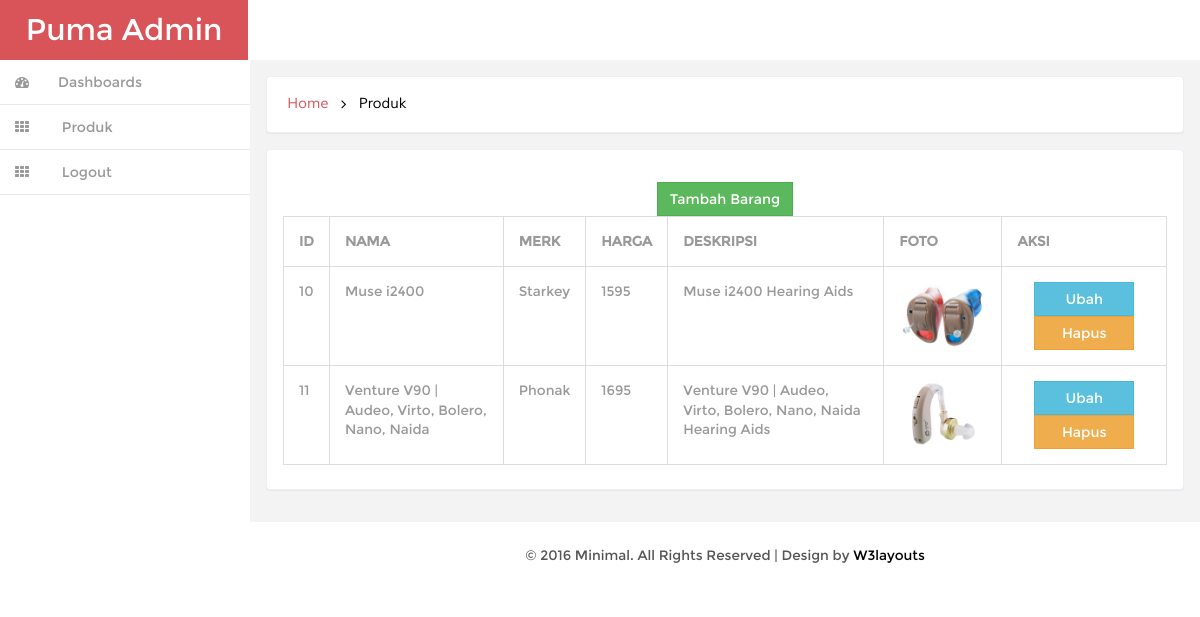
The page /index.php/dm_admin/layout on the database its author committed.
### tables this page shows
CREATE TABLE `barang` (
  `id_barang` int(7) NOT NULL,
  `nama_barang` varchar(255) NOT NULL,
  `merk_barang` varchar(255) NOT NULL,
  `harga_barang` int(10) NOT NULL,
  `jumlah_barang` int(5) NOT NULL,
  `deskripsi_barang` text NOT NULL,
  `image` varchar(255) NOT NULL
);

### application/controllers/dm_admin.php (called while the page is built, shortened)
<?php
class dm_admin extends CI_Controller {
    function __construct(){
		$this->load->model('m_barang');
	}
	public function layout(){
		$data = $this->m_barang->ambil_data();
		$this->load->view('admin/v_admin_layout', array('data' => $data));
	}
}

### index.php (called while the page is built, shortened)
<?php
require_once BASEPATH.'core/CodeIgniter.php';

### application/models/m_barang.php (called while the page is built, shortened)
<?php
class m_barang extends CI_Model{
	function ambil_data(){
		$data=$this->db->query('select * from barang');
	   return $data->result_array();
    }
}

### application/views/admin/v_admin_layout.php (the view, shortened to what this page needs)
 <!DOCTYPE HTML>
 <html>
 <head>
 <link href="<?php echo base_url('assets/css/admin_bootstrap.css');?>" rel='stylesheet' type='text/css' />
 <link href="<?php echo base_url('assets/css/admin_style.css');?>" rel='stylesheet' type='text/css' />
 <link href="<?php echo base_url('assets/css/admin_font-awesome.css');?>" rel="stylesheet">
 <link href="<?php echo base_url('assets/css/admin_custom.css');?>" rel="stylesheet">
 </head>
 <body>
 <div id="wrapper">
         <nav class="navbar-default navbar-static-top" role="navigation">
              <div class="navbar-header">
                <h1> <a class="navbar-brand" href="<?php echo base_url('index.php/dm_admin/index');?>">Puma Admin</a></h1>
 			   </div>
 			 <div class=" border-bottom">
 			<div class="clearfix">
      </div>
 		    <div class="navbar-default sidebar" role="navigation">
                 <div class="sidebar-nav navbar-collapse">
                 <ul class="nav" id="side-menu">
                     <li>
                         <a href="<?php echo base_url('index.php/dm_admin/index');?>" class=" hvr-bounce-to-right"><i class="fa fa-dashboard nav_icon "></i><span class="nav-label">Dashboards</span> </a>
                     </li>
                     <li>
                         <a href="<?php echo base_url('index.php/dm_admin/layout');?>" class=" hvr-bounce-to-right"><i class="fa fa-th nav_icon"></i> <span class="nav-label">Produk</span> </a>
                     </li>
                     <li>
                         <a href="<?php echo base_url('Autentifikasi/Logout');?>" class=" hvr-bounce-to-right"><i class="fa fa-th nav_icon"></i> <span class="nav-label">Logout</span> </a>
                     </li>
                 </ul>
             </div>
 			</div>
         </nav>
 		 <div id="page-wrapper" class="gray-bg dashbard-1">
        <div class="content-main">
		    <div class="banner">
		    	<h2>
				<a href="<?php echo base_url('index.php/dm_admin/index');?>">Home</a>
				<i class="fa fa-angle-right"></i>
				<span>Produk</span>
				</h2>
		    </div>
 	<div class="grid-system">
 		<div class="horz-grid">
 		<div class="grid-hor">
	<div class="konten" style="text-align: center;">
		<div class="tombol">
			<a class="btn btn-success" href="#" data-toggle="modal" data-target="#myModal">Tambah Barang</a>
		</div>
	</div>
			<table class="table table-bordered ">
				<tr>
					<th>ID</th>
					<th>NAMA</th>
					<th>MERK</th>
					<th>HARGA</th>
					<th>DESKRIPSI</th>
					<th>FOTO</th>
					<th>AKSI</th>
				</tr>
				<?php $i=0; $j=0;
				foreach($data as $x){
				?>
				<tr>
					<td style="text-align: left;" id=i><?php echo $x['id_barang']; ?></td>
					<td style="text-align: left;"><?php echo $x['nama_barang']; ?></td>
					<td style="text-align: left;"><?php echo $x['merk_barang']; ?></td>
					<td style="text-align: left;"><?php echo $x['harga_barang']; ?></td>
					<td style="text-align: left;"><?php echo $x['deskripsi_barang']; ?></td>
					<td style="text-align: left; max-width: 220px;"><img style="max-width: 100%; height: auto" src="<?php echo base_url().$x['image']; ?>"></td>
					<td align="center">
						<a
    					href="javascript:;"
    					data-nama_barang="<?php echo $x['nama_barang'] ?>"
    					data-merk_barang="<?php echo $x['merk_barang'] ?>"
    					data-harga_barang="<?php echo $x['harga_barang'] ?>"
							data-deskripsi_barang="<?php echo $x['deskripsi_barang'] ?>"
							data-image="<?php $x['image']; ?>"
    					data-toggle="modal" data-target="#modalEdit">
    					<button style="width:100px" data-toggle="modal" data-target="#edit-data" class="btn btn-info">Ubah</button>
						</a>
						<a href="<?php base_url() ?>hapus/<?php echo $x['id_barang'] ?>">
							<button style="width:100px" class="btn btn-warning">Hapus</button>
						</a>
					</td>
				</tr>
</div>
				<?php
				}
				?>
</div>
</div>
	</div>
	<div class="copy">
    	<p> &copy; 2016 Minimal. All Rights Reserved | Design by <a href="http://w3layouts.com/" target="_blank">W3layouts</a> </p>	</div>
	</div>
</body>
</html>

### assets/css/admin_style.css (style rules this page uses)
h4, h5, h6, h1, h2, h3 { margin: 0; }
ul, ol { margin: 0;padding: 0; }
p { margin: 0; }
html, body { font-family:'Montserrat-Regular'; font-size: 100%; background:#F3F3F4; overflow-x: hidden; }
body a { transition:0.5s all; -webkit-transition:0.5s all; -moz-transition:0.5s all; -o-transition:0.5s all; -ms-transition:0.5s all; }
div#wrapper { background-color: #fff; }
.navbar-default.sidebar { background-color: #fff; }
h1 a.navbar-brand { color: #fff !important; font-size: 30px; font-weight: 500; padding: 20px 0px; background: #d95459; text-align: center; width:248px; height: 60px; }
i.nav_icon { color: #fff; margin-right:6px; }
.sidebar ul li a { color: #999; font-size:14px; }
.hvr-bounce-to-right { display: inline-block; vertical-align: middle; -webkit-transform: translateZ(0); transform: translateZ(0); box-shadow: 0 0 1px rgba(0, 0, 0, 0); -webkit-backface-visibility: hidden; backface-visibility: hidden; -moz-osx-font-smoothing: grayscale; position: relative; -webkit-transition-property: color; transition-property: color; -webkit-transition-duration: 0.5s; transition-duration: 0.5s; }
.hvr-bounce-to-right:before { content: ""; position: absolute; z-index: -1; top: 0; left: 0; right: 80%; bottom: 0; background:#7f8c8d; -webkit-transform: scaleX(0); transform: scaleX(0); -webkit-transform-origin: 0 50%; transform-origin: 0 50%; -webkit-transition-property: transform; transition-property: transform; -webkit-transition-duration: 0.5s; transition-duration: 0.5s; -webkit-transition-timing-function: ease-out; transition-timing-function: ease-out; }
.nav > li > a { color: #999; font-weight:500; padding: 0px 20px 0px 0px; font-size: 0.85em; border-bottom: 1px solid #E9E9E9; }
.nav > li > a i { margin-right: 14px; }
i.nav_icon { color: #999; padding: 15px; width: 44px; height: 44px; }
@media (min-width: 768px) { #page-wrapper { position: inherit; margin: 0 0 0 240px; min-height: 1000px; } }
.content-main { background-color: #F3F3F4; padding-top: 1em; }
.border-bottom { background-color: #fff; }
.banner { background: #fff; display: block; margin: 0em 1em ; padding:1em; border: 1px solid #ebeff6; border-color: #ebeff6; border-radius: 4px; -webkit-border-radius: 4px; -o-border-radius: 4px; -moz-border-radius: 4px; -ms-border-radius: 4px; -webkit-box-shadow: 0 1px 1px rgba(0,0,0,.05); box-shadow: 0 1px 1px rgba(0,0,0,.05); }
.banner h2 { font-size:0.9em; }
.banner h2 a { color:#D95459; text-decoration:none; font-family: 'Muli-Regular'; padding:0.3em ; }
.banner h2 span { color:#000; font-family: 'Muli-Regular'; padding:0.3em ; }
.banner h2 i { color:#000; vertical-align:middle; padding:0.3em ; }
.grid-system { padding: 1em; }
.grid-hor { padding: 1em 0 0.5em; }
.horz-grid { background: #fff; margin-bottom: 1em; padding: 1em; border: 1px solid #ebeff6; border-radius: 4px; -webkit-border-radius: 4px; -o-border-radius: 4px; -moz-border-radius: 4px; -ms-border-radius: 4px; -webkit-box-shadow: 0 1px 1px rgba(0,0,0,.05); box-shadow: 0 1px 1px rgba(0,0,0,.05); }
.btn { border-radius: 0px; outline: none; }
.table td, .table>tbody>tr>td, .table>tbody>tr>th, .table>tfoot>tr>td, .table>tfoot>tr>th, .table>thead>tr>td, .table>thead>tr>th { padding: 15px !important; font-size: 0.85em; color: #999; border-top: none !important; }
.table { margin-bottom: 0; }
.copy { background:#fff; text-align:center; padding:1.5em 0; }
.copy p, .copy-right p { font-size:0.85em; color:#555; }
.copy p a, .copy-right p a { color:#000; }

### assets/css/admin_custom.css (style rules this page uses)
#wrapper { width: 100%; }
#page-wrapper { min-height: 568px; }
@media (min-width:768px) { #page-wrapper { position: inherit; margin: 0 0 0 250px; } }
.sidebar .sidebar-nav.navbar-collapse { padding-right: 0; padding-left: 0; }
@media (min-width:768px) { .sidebar { z-index: 1; position: absolute; width: 250px; } }

### rows shown on the page
barang: id_barang "10", nama_barang "Muse i2400", merk_barang "Starkey", harga_barang "1595", deskripsi_barang "Muse i2400 Hearing Aids", image (picture)
barang: id_barang "11", nama_barang "Venture V90 | Audeo, Virto, Bolero, Nano, Naida", merk_barang "Phonak", harga_barang "1695", deskripsi_barang "Venture V90 | Audeo, Virto, Bolero, Nano, Naida Hearing Aids", image (picture)
